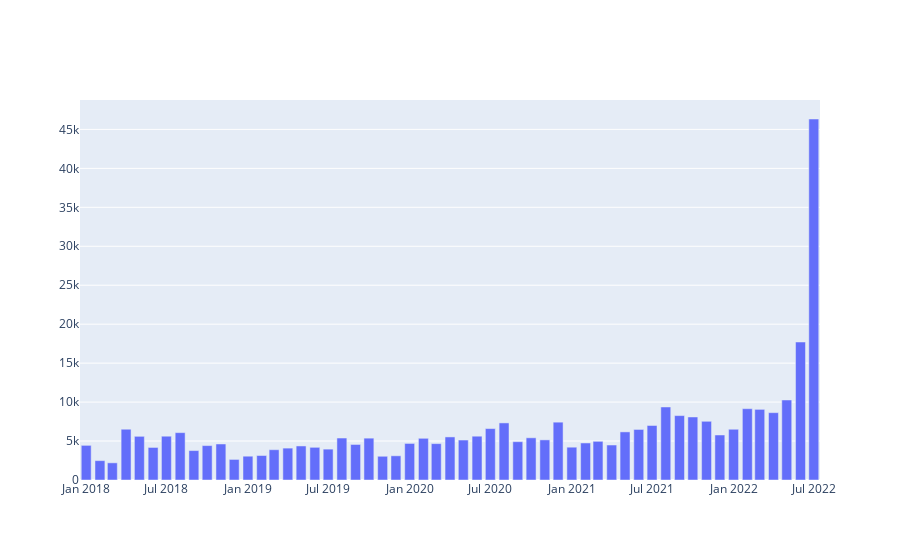

This figure's notebook cell:
### Code cell
fig2 = px.bar(data_frame = search1, x = '기준연월', y= 'sns검색량', title = 'sns 검색추이')
fig2.update_layout(title_text="", height = 600)
fig2.update_xaxes(title_text ='')
fig2.update_yaxes(title_text ='')
fig2.show()

### Figure 1 — Plotly figure (JSON) as saved in the notebook; plotly's stock layout.template omitted (floating-point values rounded to 4 significant figures)
{"data": [{"alignmentgroup": "True", "hovertemplate": "기준연월=%{x}<br>sns검색량=%{y}<extra></extra>", "legendgroup": "", "marker": {"color": "#636efa", "pattern": {"shape": ""}}, "name": "", "offsetgroup": "", "orientation": "v", "showlegend": false, "textposition": "auto", "type": "bar", "x": ["2018-01-01T00:00:00", "2018-02-01T00:00:00", "2018-03-01T00:00:00", "2018-04-01T00:00:00", "2018-05-01T00:00:00", "2018-06-01T00:00:00", "2018-07-01T00:00:00", "2018-08-01T00:00:00", "2018-09-01T00:00:00", "2018-10-01T00:00:00", "2018-11-01T00:00:00", "2018-12-01T00:00:00", "2019-01-01T00:00:00", "2019-02-01T00:00:00", "2019-03-01T00:00:00", "2019-04-01T00:00:00", "2019-05-01T00:00:00", "2019-06-01T00:00:00", "2019-07-01T00:00:00", "2019-08-01T00:00:00", "2019-09-01T00:00:00", "2019-10-01T00:00:00", "2019-11-01T00:00:00", "2019-12-01T00:00:00", "2020-01-01T00:00:00", "2020-02-01T00:00:00", "2020-03-01T00:00:00", "2020-04-01T00:00:00", "2020-05-01T00:00:00", "2020-06-01T00:00:00", "2020-07-01T00:00:00", "2020-08-01T00:00:00", "2020-09-01T00:00:00", "2020-10-01T00:00:00", "2020-11-01T00:00:00", "2020-12-01T00:00:00", "2021-01-01T00:00:00", "2021-02-01T00:00:00", "2021-03-01T00:00:00", "2021-04-01T00:00:00", "2021-05-01T00:00:00", "2021-06-01T00:00:00", "2021-07-01T00:00:00", "2021-08-01T00:00:00", "2021-09-01T00:00:00", "2021-10-01T00:00:00", "2021-11-01T00:00:00", "2021-12-01T00:00:00", "2022-01-01T00:00:00", "2022-02-01T00:00:00", "2022-03-01T00:00:00", "2022-04-01T00:00:00", "2022-05-01T00:00:00", "2022-06-01T00:00:00", "2022-07-01T00:00:00"], "xaxis": "x", "y": [4448, 2485, 2204, 6517, 5607, 4178, 5620, 6079, 3778, 4417, 4622, 2640, 3055, 3142, 3888, 4093, 4369, 4195, 3962, 5387, 4562, 5372, 3046, 3106, 4693, 5352, 4669, 5528, 5130, 5622, 6599, 7328, 4919, 5417, 5149, 7422, 4211, 4750, 4964, 4490, 6175, 6488, 6997, 9373, 8266, 8090, 7536, 5777, 6513, 9153, 9066, 8643, 10269, 17711, 46335], "yaxis": "y"}], "layout": {"autosize": true, "barmode": "relative", "legend": {"tracegroupgap": 0}, "title": {"text": ""}, "xaxis": {"anchor": "y", "autorange": true, "domain": [0, 1], "range": ["2017-12-18", "2022-07-15"], "title": {"text": ""}, "type": "date"}, "yaxis": {"anchor": "x", "autorange": true, "domain": [0, 1], "range": [0, 48770.0], "title": {"text": ""}, "type": "linear"}}}
